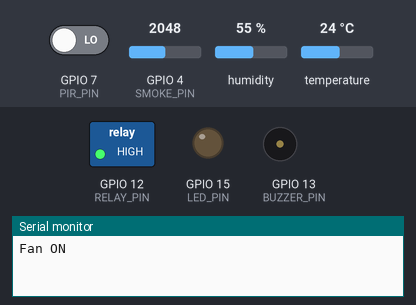
Bench run of a sketch on a simulated ESP32-S3. Parts: switched loads named in the sketch (green lamp = pin HIGH), output pins drawn as LEDs (lit = HIGH), buzzer (waves = sounding), the last lines printed to the serial monitor. The test bench sets the inputs (shaded band); at power-on: humidity 55 %, GPIO 7 (PIR_PIN) LOW, GPIO 4 (SMOKE_PIN) = 2048, temperature 24 °C. WiFi joins after 1.5 s; servers stay silent unless stated.

Above: at 3.0 s.
3.1 s: humidity set to 52 %
At 17.0 s:
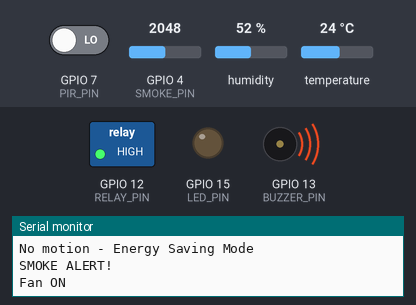
17.1 s: humidity set to 49 %
28.4 s: GPIO 7 (PIR_PIN) driven HIGH
At 34.1 s:
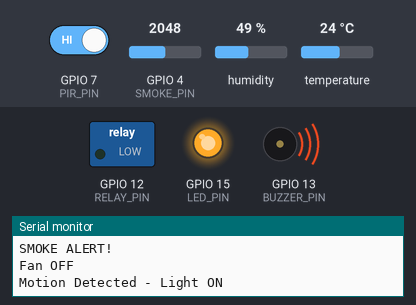
39.7 s: GPIO 4 (SMOKE_PIN) set to 1038
51.0 s: GPIO 4 (SMOKE_PIN) set to 973
At 61.0 s:
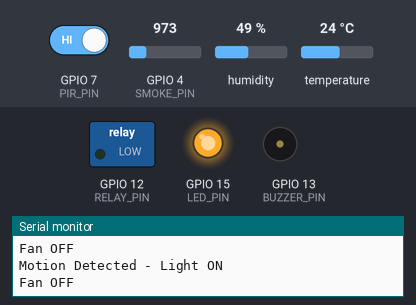
62.3 s: temperature set to 24.7 °C
75.2 s: temperature set to 25.6 °C
At 89.1 s:
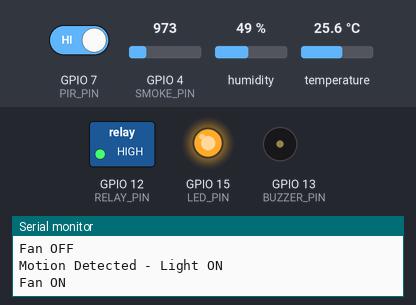
Timing chart, 0 to 90.2 s (numbered marks = the images above; inputs shaded):
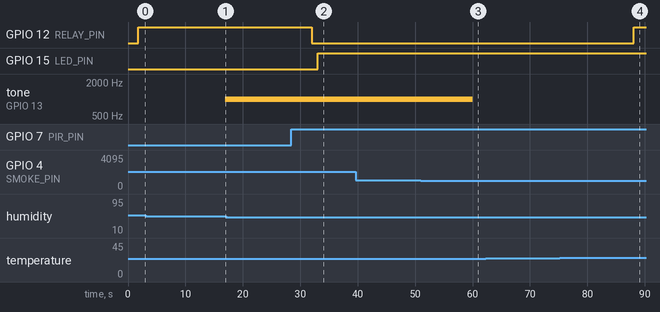

Measured:
- the behaviour switches between 1001 and 1000 on GPIO 4 (SMOKE_PIN) (found by bisection; images 2 and 3)
- the behaviour switches between 25 and 25.1 °C on temperature (found by bisection; images 3 and 4)
- after the input at 28.4 s, GPIO 15 (LED_PIN): LOW → HIGH after 4.6 s
- after the input at 51.0 s, tone on GPIO 13 (BUZZER_PIN): 1000 Hz → silent after 9.0 s
- after the input at 75.2 s, GPIO 12 (RELAY_PIN): LOW → HIGH after 12.9 s

The sketch:

online.ino
```cpp
#define BLYNK_TEMPLATE_ID "TMPL34Wh926kz"
#define BLYNK_TEMPLATE_NAME "smart classroom"
#define BLYNK_PRINT Serial

#include <WiFi.h>
#include <WiFiClient.h>
#include <BlynkSimpleEsp32.h>
#include <DHT.h>

/* -------- WIFI AND BLYNK SETTINGS -------- */
char auth[] = "B8kkS8CkwuwGIvimt13ARy2qsAti2jbP";
char ssid[] = "Wokwi-GUEST";
char pass[] = "";

/* -------- PIN CONNECTIONS -------- */
#define DHT_PIN      18   // Temp & Humidity sensor
#define PIR_PIN      7    // Motion sensor
#define SMOKE_PIN    4    // Smoke sensor
#define RELAY_PIN    12   // Fan control
#define BUZZER_PIN   13   // Alarm sound
#define LED_PIN      15   // Classroom light

#define DHT_TYPE     DHT22
#define TEMP_LIMIT   25
#define HUM_LIMIT    50
#define SMOKE_LIMIT  1000

DHT dht(DHT_PIN, DHT_TYPE);
BlynkTimer timer;
int occupancyCount = 0;

/* -------- REMOTE BUTTONS (FROM APP) -------- */

// Button to turn Light ON/OFF manually
BLYNK_WRITE(V7) {
  int pinValue = param.asInt();
  digitalWrite(LED_PIN, pinValue);
  Serial.print("Remote Light Toggle: ");
  Serial.println(pinValue ? "ON" : "OFF");
}

// Manual Fan Control from Dashboard (V8)
BLYNK_WRITE(V8) {
  int pinValue = param.asInt();
  digitalWrite(RELAY_PIN, pinValue);
  Serial.print("Remote Fan Toggle: ");
  Serial.println(pinValue ? "ON" : "OFF");
}

/* -------- SEND DATA TO BLYNK -------- */
void pushTelemetry() {
  float t = dht.readTemperature();
  float h = dht.readHumidity();
  int s = analogRead(SMOKE_PIN);

  if (!isnan(t) && !isnan(h)) {
    Blynk.virtualWrite(V0, t); // Send Temp to V0
    Blynk.virtualWrite(V1, h); // Send Humidity to V1
  }
  Blynk.virtualWrite(V2, s);   // Send Smoke value to V2
}

void setup() {
  Serial.begin(115200);

  dht.begin();
  pinMode(PIR_PIN, INPUT);
  pinMode(LED_PIN, OUTPUT);
  pinMode(RELAY_PIN, OUTPUT);
  pinMode(BUZZER_PIN, OUTPUT);

  Blynk.begin(auth, ssid, pass);

  // Send sensor data to the app every 2 seconds
  timer.setInterval(2000L, pushTelemetry);
}

void loop() {
  Blynk.run(); // Keep Blynk connected
  timer.run(); // Keep the timer running

  // 1. AUTOMATIC FAN CONTROL
  float t = dht.readTemperature();
  float h = dht.readHumidity();

  if (!isnan(t) && (t > TEMP_LIMIT || h > HUM_LIMIT)) {
    digitalWrite(RELAY_PIN, HIGH); // Turn Fan ON
    Serial.println("Fan ON");
    delay(5000);
  } else {
    digitalWrite(RELAY_PIN, LOW);  // Turn Fan OFF
    Serial.println("Fan OFF");
    delay(1000);
  }

  // 2. MOTION AND LIGHT CONTROL
  int motion = digitalRead(PIR_PIN);

  if (motion == HIGH) {occupancyCount++;
    Serial.println("Motion Detected - Light ON");
    digitalWrite(LED_PIN, HIGH);
    delay(3000);   // Maintain light for visibility
  } else {
    digitalWrite(LED_PIN, LOW);
    Serial.println("No motion - Energy Saving Mode");
    delay(100);
  }
    // Count how many times motion was detected

    Blynk.virtualWrite(V5, occupancyCount); // Update count on Blynk

    delay(10000); // Keep delay of 10 seconds

  // 3. SMOKE ALARM
  int smokeVal = analogRead(SMOKE_PIN);
  if (smokeVal > SMOKE_LIMIT) {
    tone(BUZZER_PIN, 1000); // Start alarm sound
    Serial.println("SMOKE ALERT!");
  } else {
    noTone(BUZZER_PIN);    // Stop alarm sound
  }
}
```
